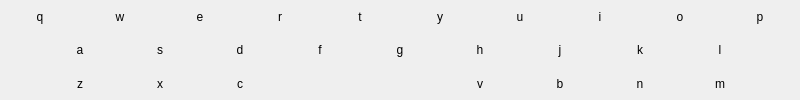
     <widget class="QWidget" name="alphaPage">
      <layout class="QVBoxLayout" name="verticalLayout_2">
       <property name="spacing">
        <number>0</number>
       </property>
       <property name="leftMargin">
        <number>0</number>
       </property>
       <property name="topMargin">
        <number>0</number>
       </property>
       <property name="rightMargin">
        <number>0</number>
       </property>
       <property name="bottomMargin">
        <number>0</number>
       </property>
       <item>
        <layout class="QHBoxLayout" name="horizontalLayout">
         <property name="spacing">
          <number>0</number>
         </property>
        </layout>
       </item>
       <item>
        <layout class="QHBoxLayout" name="horizontalLayout_2">
         <property name="spacing">
          <number>0</number>
         </property>
         <item>
          <widget class="KeyButton" name="qButton">
           <property name="sizePolicy">
            <sizepolicy hsizetype="Minimum" vsizetype="Preferred">
             <horstretch>0</horstretch>
             <verstretch>0</verstretch>
            </sizepolicy>
           </property>
           <property name="text">
            <string>q</string>
           </property>
           <property name="flat">
            <bool>true</bool>
           </property>
          </widget>
         </item>
         <item>
          <widget class="KeyButton" name="wButton">
           <property name="sizePolicy">
            <sizepolicy hsizetype="Minimum" vsizetype="Preferred">
             <horstretch>0</horstretch>
             <verstretch>0</verstretch>
            </sizepolicy>
           </property>
           <property name="text">
            <string>w</string>
           </property>
           <property name="flat">
            <bool>true</bool>
           </property>
          </widget>
         </item>
         <item>
          <widget class="KeyButton" name="eButton">
           <property name="sizePolicy">
            <sizepolicy hsizetype="Minimum" vsizetype="Preferred">
             <horstretch>0</horstretch>
             <verstretch>0</verstretch>
            </sizepolicy>
           </property>
           <property name="text">
            <string>e</string>
           </property>
           <property name="flat">
            <bool>true</bool>
           </property>
          </widget>
         </item>
         <item>
          <widget class="KeyButton" name="rButton">
           <property name="sizePolicy">
            <sizepolicy hsizetype="Minimum" vsizetype="Preferred">
             <horstretch>0</horstretch>
             <verstretch>0</verstretch>
            </sizepolicy>
           </property>
           <property name="text">
            <string>r</string>
           </property>
           <property name="flat">
            <bool>true</bool>
           </property>
          </widget>
         </item>
         <item>
          <widget class="KeyButton" name="tButton">
           <property name="sizePolicy">
            <sizepolicy hsizetype="Minimum" vsizetype="Preferred">
             <horstretch>0</horstretch>
             <verstretch>0</verstretch>
            </sizepolicy>
           </property>
           <property name="text">
            <string>t</string>
           </property>
           <property name="flat">
            <bool>true</bool>
           </property>
          </widget>
         </item>
         <item>
          <widget class="QWidget" name="splitWidget1" native="true">
           <property name="sizePolicy">
            <sizepolicy hsizetype="Expanding" vsizetype="Preferred">
             <horstretch>0</horstretch>
             <verstretch>0</verstretch>
            </sizepolicy>
           </property>
          </widget>
         </item>
         <item>
          <widget class="KeyButton" name="yButton">
           <property name="sizePolicy">
            <sizepolicy hsizetype="Minimum" vsizetype="Preferred">
             <horstretch>0</horstretch>
             <verstretch>0</verstretch>
            </sizepolicy>
           </property>
           <property name="text">
            <string>y</string>
           </property>
           <property name="flat">
            <bool>true</bool>
           </property>
          </widget>
         </item>
         <item>
          <widget class="KeyButton" name="uButton">
           <property name="sizePolicy">
            <sizepolicy hsizetype="Minimum" vsizetype="Preferred">
             <horstretch>0</horstretch>
             <verstretch>0</verstretch>
            </sizepolicy>
           </property>
           <property name="text">
            <string>u</string>
           </property>
           <property name="flat">
            <bool>true</bool>
           </property>
          </widget>
         </item>
         <item>
          <widget class="KeyButton" name="iButton">
           <property name="sizePolicy">
            <sizepolicy hsizetype="Minimum" vsizetype="Preferred">
             <horstretch>0</horstretch>
             <verstretch>0</verstretch>
            </sizepolicy>
           </property>
           <property name="text">
            <string>i</string>
           </property>
           <property name="flat">
            <bool>true</bool>
           </property>
          </widget>
         </item>
         <item>
          <widget class="KeyButton" name="oButton">
           <property name="sizePolicy">
            <sizepolicy hsizetype="Minimum" vsizetype="Preferred">
             <horstretch>0</horstretch>
             <verstretch>0</verstretch>
            </sizepolicy>
           </property>
           <property name="text">
            <string>o</string>
           </property>
           <property name="flat">
            <bool>true</bool>
           </property>
          </widget>
         </item>
         <item>
          <widget class="KeyButton" name="pButton">
           <property name="sizePolicy">
            <sizepolicy hsizetype="Minimum" vsizetype="Preferred">
             <horstretch>0</horstretch>
             <verstretch>0</verstretch>
            </sizepolicy>
           </property>
           <property name="text">
            <string>p</string>
           </property>
           <property name="flat">
            <bool>true</bool>
           </property>
          </widget>
         </item>
        </layout>
       </item>
       <item>
        <layout class="QHBoxLayout" name="horizontalLayout_3">
         <property name="spacing">
          <number>0</number>
         </property>
         <item>
          <spacer name="horizontalSpacer">
           <property name="orientation">
            <enum>Qt::Horizontal</enum>
           </property>
           <property name="sizeType">
            <enum>QSizePolicy::Fixed</enum>
           </property>
           <property name="sizeHint" stdset="0">
            <size>
             <width>40</width>
             <height>20</height>
            </size>
           </property>
          </spacer>
         </item>
         <item>
          <widget class="KeyButton" name="aButton">
           <property name="sizePolicy">
            <sizepolicy hsizetype="Minimum" vsizetype="Preferred">
             <horstretch>0</horstretch>
             <verstretch>0</verstretch>
            </sizepolicy>
           </property>
           <property name="text">
            <string>a</string>
           </property>
           <property name="flat">
            <bool>true</bool>
           </property>
          </widget>
         </item>
         <item>
          <widget class="KeyButton" name="sButton">
           <property name="sizePolicy">
            <sizepolicy hsizetype="Minimum" vsizetype="Preferred">
             <horstretch>0</horstretch>
             <verstretch>0</verstretch>
            </sizepolicy>
           </property>
           <property name="text">
            <string>s</string>
           </property>
           <property name="flat">
            <bool>true</bool>
           </property>
          </widget>
         </item>
         <item>
          <widget class="KeyButton" name="dButton">
           <property name="sizePolicy">
            <sizepolicy hsizetype="Minimum" vsizetype="Preferred">
             <horstretch>0</horstretch>
             <verstretch>0</verstretch>
            </sizepolicy>
           </property>
           <property name="text">
            <string>d</string>
           </property>
           <property name="flat">
            <bool>true</bool>
           </property>
          </widget>
         </item>
         <item>
          <widget class="KeyButton" name="fButton">
           <property name="sizePolicy">
            <sizepolicy hsizetype="Minimum" vsizetype="Preferred">
             <horstretch>0</horstretch>
             <verstretch>0</verstretch>
            </sizepolicy>
           </property>
           <property name="text">
            <string>f</string>
           </property>
           <property name="flat">
            <bool>true</bool>
           </property>
          </widget>
         </item>
         <item>
          <widget class="QWidget" name="splitWidget2" native="true">
           <property name="sizePolicy">
            <sizepolicy hsizetype="Expanding" vsizetype="Preferred">
             <horstretch>0</horstretch>
             <verstretch>0</verstretch>
            </sizepolicy>
           </property>
          </widget>
         </item>
         <item>
          <widget class="KeyButton" name="gButton">
           <property name="sizePolicy">
            <sizepolicy hsizetype="Minimum" vsizetype="Preferred">
             <horstretch>0</horstretch>
             <verstretch>0</verstretch>
            </sizepolicy>
           </property>
           <property name="text">
            <string>g</string>
           </property>
           <property name="flat">
            <bool>true</bool>
           </property>
          </widget>
         </item>
         <item>
          <widget class="KeyButton" name="hButton">
           <property name="sizePolicy">
            <sizepolicy hsizetype="Minimum" vsizetype="Preferred">
             <horstretch>0</horstretch>
             <verstretch>0</verstretch>
            </sizepolicy>
           </property>
           <property name="text">
            <string>h</string>
           </property>
           <property name="flat">
            <bool>true</bool>
           </property>
          </widget>
         </item>
         <item>
          <widget class="KeyButton" name="jButton">
           <property name="sizePolicy">
            <sizepolicy hsizetype="Minimum" vsizetype="Preferred">
             <horstretch>0</horstretch>
             <verstretch>0</verstretch>
            </sizepolicy>
           </property>
           <property name="text">
            <string>j</string>
           </property>
           <property name="flat">
            <bool>true</bool>
           </property>
          </widget>
         </item>
         <item>
          <widget class="KeyButton" name="kButton">
           <property name="sizePolicy">
            <sizepolicy hsizetype="Minimum" vsizetype="Preferred">
             <horstretch>0</horstretch>
             <verstretch>0</verstretch>
            </sizepolicy>
           </property>
           <property name="text">
            <string>k</string>
           </property>
           <property name="flat">
            <bool>true</bool>
           </property>
          </widget>
         </item>
         <item>
          <widget class="KeyButton" name="lButton">
           <property name="sizePolicy">
            <sizepolicy hsizetype="Minimum" vsizetype="Preferred">
             <horstretch>0</horstretch>
             <verstretch>0</verstretch>
            </sizepolicy>
           </property>
           <property name="text">
            <string>l</string>
           </property>
           <property name="flat">
            <bool>true</bool>
           </property>
          </widget>
         </item>
         <item>
          <spacer name="horizontalSpacer_2">
           <property name="orientation">
            <enum>Qt::Horizontal</enum>
           </property>
           <property name="sizeType">
            <enum>QSizePolicy::Fixed</enum>
           </property>
           <property name="sizeHint" stdset="0">
            <size>
             <width>40</width>
             <height>20</height>
            </size>
           </property>
          </spacer>
         </item>
        </layout>
       </item>
       <item>
        <layout class="QHBoxLayout" name="horizontalLayout_4">
         <property name="spacing">
          <number>0</number>
         </property>
         <item>
          <widget class="KeyButton" name="shift">
           <property name="sizePolicy">
            <sizepolicy hsizetype="Minimum" vsizetype="Preferred">
             <horstretch>0</horstretch>
             <verstretch>0</verstretch>
            </sizepolicy>
           </property>
           <property name="text">
            <string/>
           </property>
           <property name="icon">
            <iconset theme="input-caps-on">
             <normaloff>.</normaloff>.</iconset>
           </property>
           <property name="checkable">
            <bool>true</bool>
           </property>
           <property name="flat">
            <bool>true</bool>
           </property>
          </widget>
         </item>
         <item>
          <widget class="KeyButton" name="zButton">
           <property name="sizePolicy">
            <sizepolicy hsizetype="Minimum" vsizetype="Preferred">
             <horstretch>0</horstretch>
             <verstretch>0</verstretch>
            </sizepolicy>
           </property>
           <property name="text">
            <string>z</string>
           </property>
           <property name="flat">
            <bool>true</bool>
           </property>
          </widget>
         </item>
         <item>
          <widget class="KeyButton" name="xButton">
           <property name="sizePolicy">
            <sizepolicy hsizetype="Minimum" vsizetype="Preferred">
             <horstretch>0</horstretch>
             <verstretch>0</verstretch>
            </sizepolicy>
           </property>
           <property name="text">
            <string>x</string>
           </property>
           <property name="flat">
            <bool>true</bool>
           </property>
          </widget>
         </item>
         <item>
          <widget class="KeyButton" name="cButton">
           <property name="sizePolicy">
            <sizepolicy hsizetype="Minimum" vsizetype="Preferred">
             <horstretch>0</horstretch>
             <verstretch>0</verstretch>
            </sizepolicy>
           </property>
           <property name="text">
            <string>c</string>
           </property>
           <property name="flat">
            <bool>true</bool>
           </property>
          </widget>
         </item>
         <item>
          <widget class="QWidget" name="splitWidget3" native="true">
           <property name="sizePolicy">
            <sizepolicy hsizetype="Expanding" vsizetype="Preferred">
             <horstretch>0</horstretch>
             <verstretch>0</verstretch>
            </sizepolicy>
           </property>
          </widget>
         </item>
         <item>
          <widget class="KeyButton" name="vButton">
           <property name="sizePolicy">
            <sizepolicy hsizetype="Minimum" vsizetype="Preferred">
             <horstretch>0</horstretch>
             <verstretch>0</verstretch>
            </sizepolicy>
           </property>
           <property name="text">
            <string>v</string>
           </property>
           <property name="flat">
            <bool>true</bool>
           </property>
          </widget>
         </item>
         <item>
          <widget class="KeyButton" name="bButton">
           <property name="sizePolicy">
            <sizepolicy hsizetype="Minimum" vsizetype="Preferred">
             <horstretch>0</horstretch>
             <verstretch>0</verstretch>
            </sizepolicy>
           </property>
           <property name="text">
            <string>b</string>
           </property>
           <property name="flat">
            <bool>true</bool>
           </property>
          </widget>
         </item>
         <item>
          <widget class="KeyButton" name="nButton">
           <property name="sizePolicy">
            <sizepolicy hsizetype="Minimum" vsizetype="Preferred">
             <horstretch>0</horstretch>
             <verstretch>0</verstretch>
            </sizepolicy>
           </property>
           <property name="text">
            <string>n</string>
           </property>
           <property name="flat">
            <bool>true</bool>
           </property>
          </widget>
         </item>
         <item>
          <widget class="KeyButton" name="mButton">
           <property name="sizePolicy">
            <sizepolicy hsizetype="Minimum" vsizetype="Preferred">
             <horstretch>0</horstretch>
             <verstretch>0</verstretch>
            </sizepolicy>
           </property>
           <property name="text">
            <string>m</string>
           </property>
           <property name="flat">
            <bool>true</bool>
           </property>
          </widget>
         </item>
         <item>
          <widget class="KeyButton" name="backspace">
           <property name="sizePolicy">
            <sizepolicy hsizetype="Minimum" vsizetype="Preferred">
             <horstretch>0</horstretch>
             <verstretch>0</verstretch>
            </sizepolicy>
           </property>
           <property name="text">
            <string/>
           </property>
           <property name="icon">
            <iconset theme="go-previous">
             <normaloff>.</normaloff>.</iconset>
           </property>
           <property name="flat">
            <bool>true</bool>
           </property>
          </widget>
         </item>
        </layout>
       </item>
      </layout>
     </widget>
